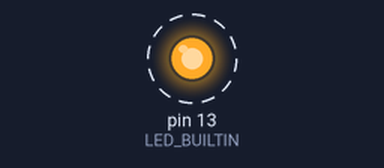
A sketch run on a simulated Arduino Uno, built with avr-gcc and run on an emulated ATmega328P. Shown: output pins drawn as LEDs (lit = HIGH). Dashed ring = blinking.

Above: at 0.5 s.
Timing chart, 0 to 4.6 s (numbered marks = the images above):
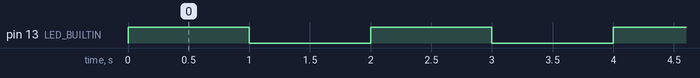

The sketch:

Blinky.ino
```cpp
void setup() {
  // put your setup code here, to run once:
pinMode(LED_BUILTIN, OUTPUT);
}

void loop(){
  On(1000);
  off(1000);
  }

void On(int x){
digitalWrite(LED_BUILTIN, HIGH);  // turn the LED on (HIGH is the voltage level)
delay(x);                     // wait for a second
}
void off(int x){
digitalWrite(LED_BUILTIN, LOW);   // turn the LED off by making the voltage LOW
delay(x);                      // wait for a second
}
```

Measured:
- by itself, pin 13 (LED_BUILTIN): alternates HIGH for 1.0 s and LOW for 1.0 s
